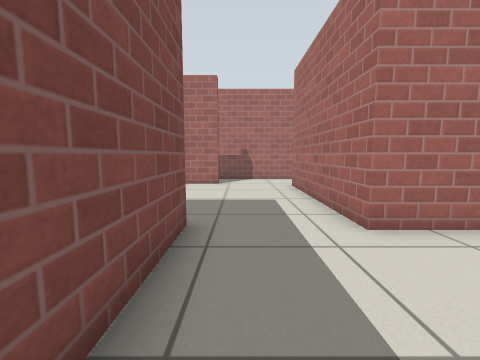
[1] (above)

16 first-person views from a walk through a robot-simulator world made for Gazebo. The camera is 0.69 m above the floor, tilts 6° down and sees 90° across. The floor is counted in squares, 0.5 m on a side. Each view is taken from the middle of a square. On the plan, view 1 faces up. The plan holds only what a view shows up to about 12 squares ahead; the rest is blank. Gazebo's built-in surfaces are drawn with simple patterns.

[2]
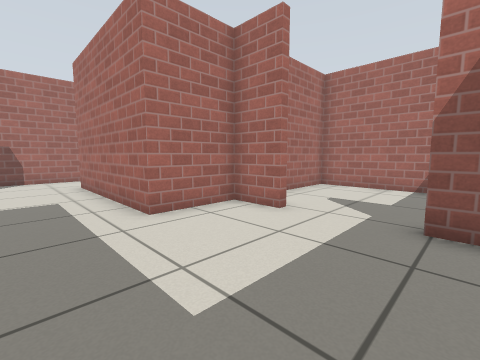

[3]
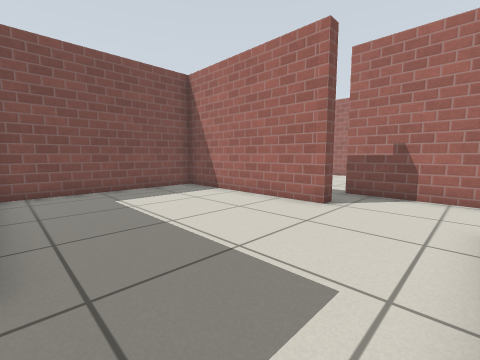

[4]
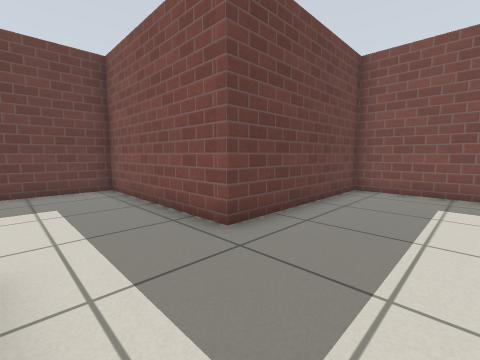

[5]
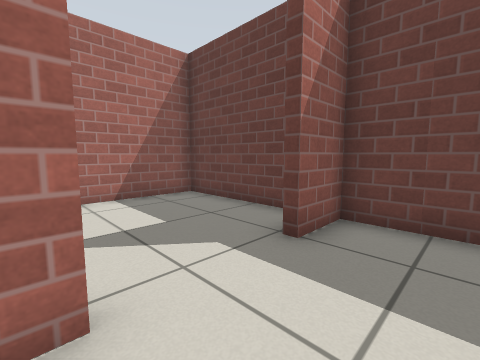

[6]
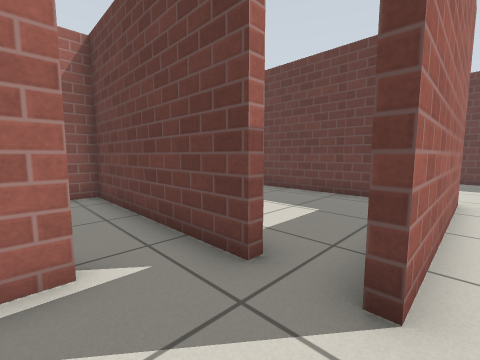

[7]
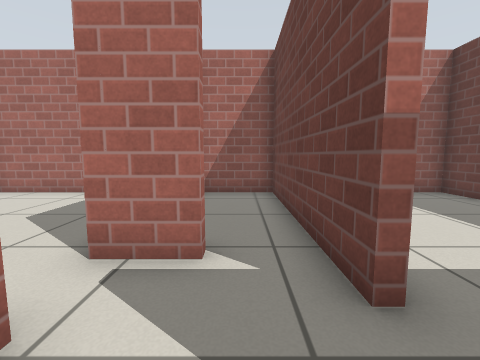

[8]
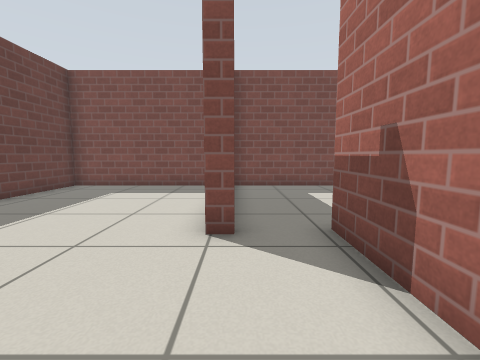

[9]
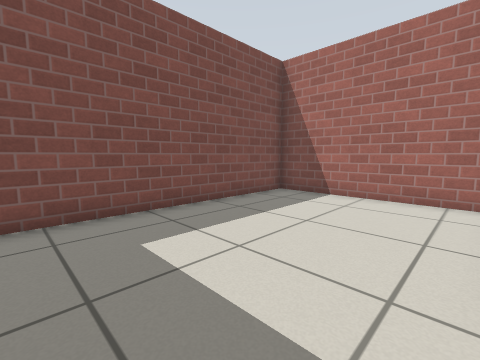

[10]
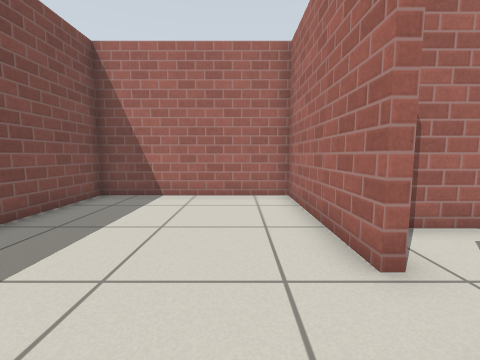

[11]
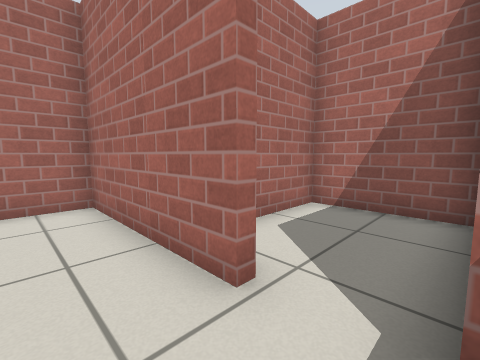

[12]
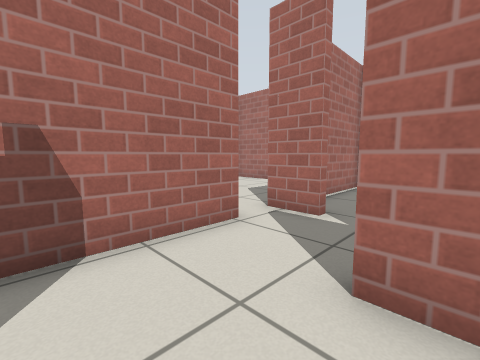

[13]
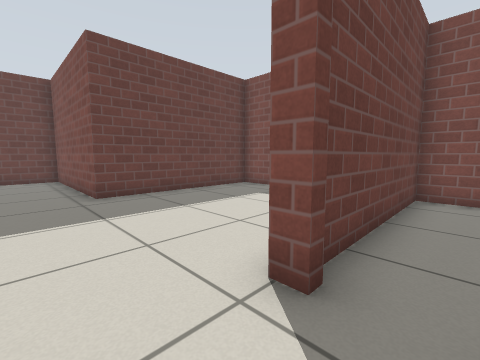

[14]
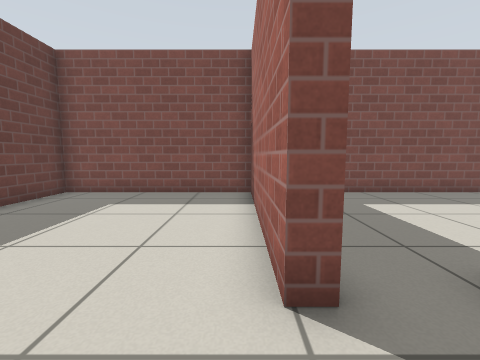

[15]
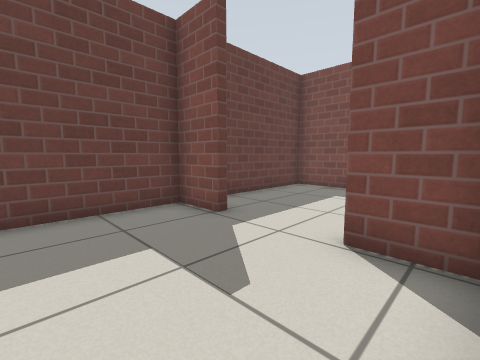

[16]
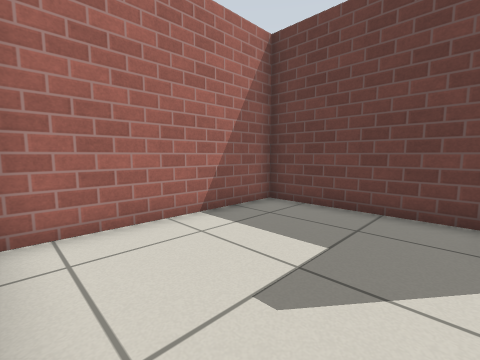

### Floor plan
Points are (right, up) in squares from view 1. A wall is a line through its corners. A room is listed if a view was taken in it or the views show most of it. See-through windows are left out.
Room 1 (views 1, 2, 5)
walls: (5, 2.5) (5, 4.3) (2.4, 4.3); (-1.1, 4.6) (-1.1, -2.1) (5, -2.1) (5, -0.4)
ways out: opening at (1, 4) to room 2; opening at (5, 1) to room 4
Room 2 (views 3, 4, 6, 7, 8, 12, 13, 14)
walls: (-1.1, 12) (-1.1, 11.4) (-7.7, 11.4) (-7.7, 4.6) (-1.1, 4.6); (2.4, 4.3) (2.4, 10.8) (2.7, 10.8); (3.7, 13.7) (-1.4, 13.7); (5, 12.4) (5, 14)
ways out: opening at (1, 4) to room 1; opening at (-1, 13) to room 3; opening at (5, 12) to room 6
Room 3 (views 9, 10, 11)
walls: (-1.3, 15.6) (-1.3, 21.1) (-7.7, 21.1) (-7.7, 11.7) (-1.7, 11.7)
ways out: opening at (-1, 13) to room 2; opening at (-1, 15) to room 5
Room 4 (views 15, 16)
walls: (5.3, -0.4) (5.3, -2.1) (10.7, -2.1) (10.7, 4.3) (7.9, 4.3); (5.3, 4.1) (5.3, 2.5)
ways out: opening at (5, 1) to room 1
Room 5 (no view inside)
walls: (3.4, 13.9) (3.4, 17.4) (0.1, 17.4)
ways out: opening at (-1, 15) to room 3
Room 6 (no view inside)
walls: (4, 10.8) (10.7, 10.8) (10.7, 13.7) (7.9, 13.7)
ways out: opening at (5, 12) to room 2

Positions as (right, up) in squares from view 1, and headings:
1: (0, 0), facing up
2: (0, -1), facing up-right
3: (2, 5), facing up-left
4: (2, 8), facing down-left
5: (3, 3), facing down-right
6: (2, 13), facing down-right
7: (2, 12), facing right
8: (3, 12), facing left
9: (-2, 13), facing up-left
10: (-3, 13), facing up
11: (-3, 14), facing up-right
12: (0, 10), facing up-right
13: (1, 13), facing down-left
14: (1, 11), facing left
15: (9, 4), facing down-left
16: (6, 4), facing down-right
